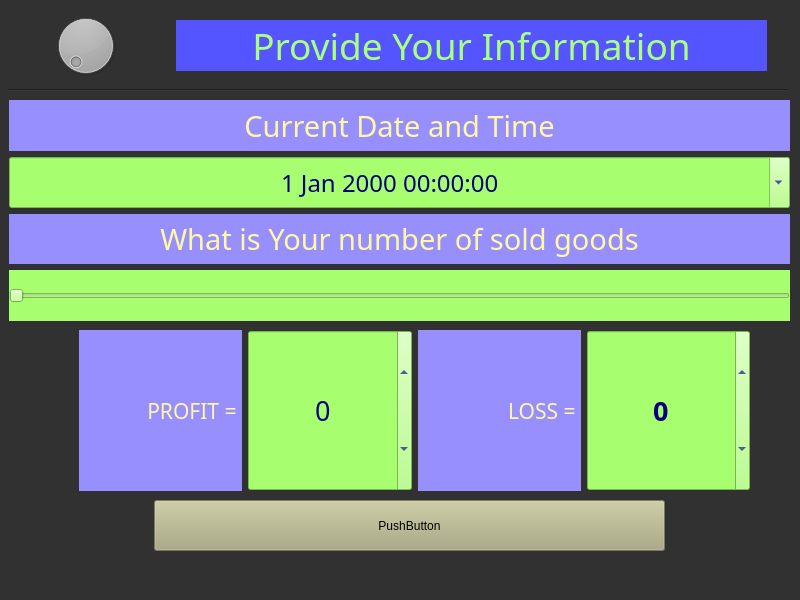
<?xml version="1.0" encoding="UTF-8"?>
<ui version="4.0">
 <class>MainWindow1</class>
 <widget class="QMainWindow" name="MainWindow1">
  <property name="geometry">
   <rect>
    <x>0</x>
    <y>0</y>
    <width>800</width>
    <height>600</height>
   </rect>
  </property>
  <property name="windowTitle">
   <string>MainWindow</string>
  </property>
  <property name="styleSheet">
   <string notr="true">background-color: rgb(49, 49, 49);
border-color: rgb(192, 255, 250);</string>
  </property>
  <widget class="QWidget" name="centralwidget">
   <widget class="QWidget" name="verticalLayoutWidget">
    <property name="geometry">
     <rect>
      <x>9</x>
      <y>100</y>
      <width>781</width>
      <height>221</height>
     </rect>
    </property>
    <layout class="QVBoxLayout" name="verticalLayout">
     <item>
      <widget class="QLabel" name="datetime_label">
       <property name="font">
        <font>
         <family>Yu Gothic UI Semibold</family>
         <pointsize>22</pointsize>
        </font>
       </property>
       <property name="styleSheet">
        <string notr="true">background-color: rgb(152, 143, 255);
color: rgb(255, 248, 162);</string>
       </property>
       <property name="text">
        <string>Current Date and Time</string>
       </property>
       <property name="alignment">
        <set>Qt::AlignCenter</set>
       </property>
      </widget>
     </item>
     <item>
      <widget class="QDateTimeEdit" name="dateTimeEdit">
       <property name="sizePolicy">
        <sizepolicy hsizetype="Preferred" vsizetype="Preferred">
         <horstretch>11</horstretch>
         <verstretch>0</verstretch>
        </sizepolicy>
       </property>
       <property name="font">
        <font>
         <family>Yu Gothic UI Semibold</family>
         <pointsize>18</pointsize>
        </font>
       </property>
       <property name="styleSheet">
        <string notr="true">background-color: rgb(167, 255, 112);
border-color: rgb(255, 255, 127);
gridline-color: rgb(0, 170, 0);
selection-color: rgb(170, 170, 0);
color: rgb(0, 0, 127);</string>
       </property>
       <property name="alignment">
        <set>Qt::AlignCenter</set>
       </property>
       <property name="calendarPopup">
        <bool>true</bool>
       </property>
      </widget>
     </item>
     <item>
      <widget class="QLabel" name="soldgoods_label">
       <property name="font">
        <font>
         <family>Yu Gothic UI Semibold</family>
         <pointsize>22</pointsize>
        </font>
       </property>
       <property name="styleSheet">
        <string notr="true">background-color: rgb(152, 143, 255);
color: rgb(255, 248, 162);</string>
       </property>
       <property name="text">
        <string>What is Your number of sold goods</string>
       </property>
       <property name="alignment">
        <set>Qt::AlignCenter</set>
       </property>
      </widget>
     </item>
     <item>
      <widget class="QSlider" name="horizontalSlider">
       <property name="sizePolicy">
        <sizepolicy hsizetype="Preferred" vsizetype="Preferred">
         <horstretch>0</horstretch>
         <verstretch>0</verstretch>
        </sizepolicy>
       </property>
       <property name="styleSheet">
        <string notr="true">background-color: rgb(167, 255, 112);
border-color: rgb(255, 255, 127);
gridline-color: rgb(0, 170, 0);
selection-color: rgb(170, 170, 0);
color: rgb(0, 0, 127);</string>
       </property>
       <property name="orientation">
        <enum>Qt::Horizontal</enum>
       </property>
      </widget>
     </item>
    </layout>
   </widget>
   <widget class="Line" name="line">
    <property name="geometry">
     <rect>
      <x>7</x>
      <y>80</y>
      <width>781</width>
      <height>20</height>
     </rect>
    </property>
    <property name="font">
     <font>
      <weight>50</weight>
      <bold>false</bold>
     </font>
    </property>
    <property name="focusPolicy">
     <enum>Qt::WheelFocus</enum>
    </property>
    <property name="orientation">
     <enum>Qt::Horizontal</enum>
    </property>
   </widget>
   <widget class="QDial" name="dial">
    <property name="geometry">
     <rect>
      <x>10</x>
      <y>10</y>
      <width>151</width>
      <height>71</height>
     </rect>
    </property>
   </widget>
   <widget class="QLabel" name="Header">
    <property name="geometry">
     <rect>
      <x>176</x>
      <y>20</y>
      <width>591</width>
      <height>51</height>
     </rect>
    </property>
    <property name="font">
     <font>
      <family>Yu Gothic UI Semibold</family>
      <pointsize>28</pointsize>
     </font>
    </property>
    <property name="focusPolicy">
     <enum>Qt::StrongFocus</enum>
    </property>
    <property name="styleSheet">
     <string notr="true">alternate-background-color: rgb(85, 85, 255);
color: rgb(170, 255, 127);
background-color: rgb(85, 85, 255);</string>
    </property>
    <property name="text">
     <string>&lt;html&gt;&lt;head/&gt;&lt;body&gt;&lt;p&gt;Provide Your Information&lt;/p&gt;&lt;/body&gt;&lt;/html&gt;</string>
    </property>
    <property name="alignment">
     <set>Qt::AlignCenter</set>
    </property>
    <property name="wordWrap">
     <bool>true</bool>
    </property>
   </widget>
   <widget class="QWidget" name="horizontalLayoutWidget">
    <property name="geometry">
     <rect>
      <x>79</x>
      <y>330</y>
      <width>671</width>
      <height>161</height>
     </rect>
    </property>
    <layout class="QHBoxLayout" name="horizontalLayout">
     <item>
      <widget class="QLabel" name="profit_label">
       <property name="font">
        <font>
         <family>Yu Gothic UI Semibold</family>
         <pointsize>16</pointsize>
        </font>
       </property>
       <property name="styleSheet">
        <string notr="true">background-color: rgb(152, 143, 255);
color: rgb(255, 248, 162);</string>
       </property>
       <property name="text">
        <string>PROFIT = </string>
       </property>
       <property name="alignment">
        <set>Qt::AlignRight|Qt::AlignTrailing|Qt::AlignVCenter</set>
       </property>
      </widget>
     </item>
     <item>
      <widget class="QSpinBox" name="loss_spinBox">
       <property name="sizePolicy">
        <sizepolicy hsizetype="Preferred" vsizetype="Preferred">
         <horstretch>0</horstretch>
         <verstretch>0</verstretch>
        </sizepolicy>
       </property>
       <property name="font">
        <font>
         <family>Yu Gothic UI Semibold</family>
         <pointsize>20</pointsize>
        </font>
       </property>
       <property name="styleSheet">
        <string notr="true">background-color: rgb(167, 255, 112);
border-color: rgb(255, 255, 127);
gridline-color: rgb(0, 170, 0);
selection-color: rgb(170, 170, 0);
color: rgb(0, 0, 127);
</string>
       </property>
       <property name="wrapping">
        <bool>true</bool>
       </property>
       <property name="alignment">
        <set>Qt::AlignCenter</set>
       </property>
      </widget>
     </item>
     <item>
      <widget class="QLabel" name="loss_label">
       <property name="font">
        <font>
         <family>Yu Gothic UI Semibold</family>
         <pointsize>16</pointsize>
        </font>
       </property>
       <property name="styleSheet">
        <string notr="true">background-color: rgb(152, 143, 255);
color: rgb(255, 248, 162);</string>
       </property>
       <property name="text">
        <string>LOSS = </string>
       </property>
       <property name="alignment">
        <set>Qt::AlignRight|Qt::AlignTrailing|Qt::AlignVCenter</set>
       </property>
      </widget>
     </item>
     <item>
      <widget class="QSpinBox" name="profit_spinBox">
       <property name="sizePolicy">
        <sizepolicy hsizetype="Preferred" vsizetype="Preferred">
         <horstretch>0</horstretch>
         <verstretch>0</verstretch>
        </sizepolicy>
       </property>
       <property name="font">
        <font>
         <family>Yu Gothic UI Semibold</family>
         <pointsize>20</pointsize>
         <weight>75</weight>
         <bold>true</bold>
        </font>
       </property>
       <property name="styleSheet">
        <string notr="true">background-color: rgb(167, 255, 112);
border-color: rgb(255, 255, 127);
gridline-color: rgb(0, 170, 0);
selection-color: rgb(170, 170, 0);
color: rgb(0, 0, 127);</string>
       </property>
       <property name="wrapping">
        <bool>true</bool>
       </property>
       <property name="alignment">
        <set>Qt::AlignCenter</set>
       </property>
      </widget>
     </item>
    </layout>
   </widget>
   <widget class="QPushButton" name="pushButton">
    <property name="geometry">
     <rect>
      <x>154</x>
      <y>500</y>
      <width>511</width>
      <height>51</height>
     </rect>
    </property>
    <property name="styleSheet">
     <string notr="true">background-color: rgb(170, 170, 127);
color: rgb(0, 0, 0);
gridline-color: rgb(255, 255, 127);
font: 63 26pt &quot;Yu Gothic UI Semibold&quot;;</string>
    </property>
    <property name="text">
     <string>PushButton</string>
    </property>
   </widget>
  </widget>
  <widget class="QStatusBar" name="statusbar"/>
 </widget>
 <resources/>
 <connections/>
</ui>
